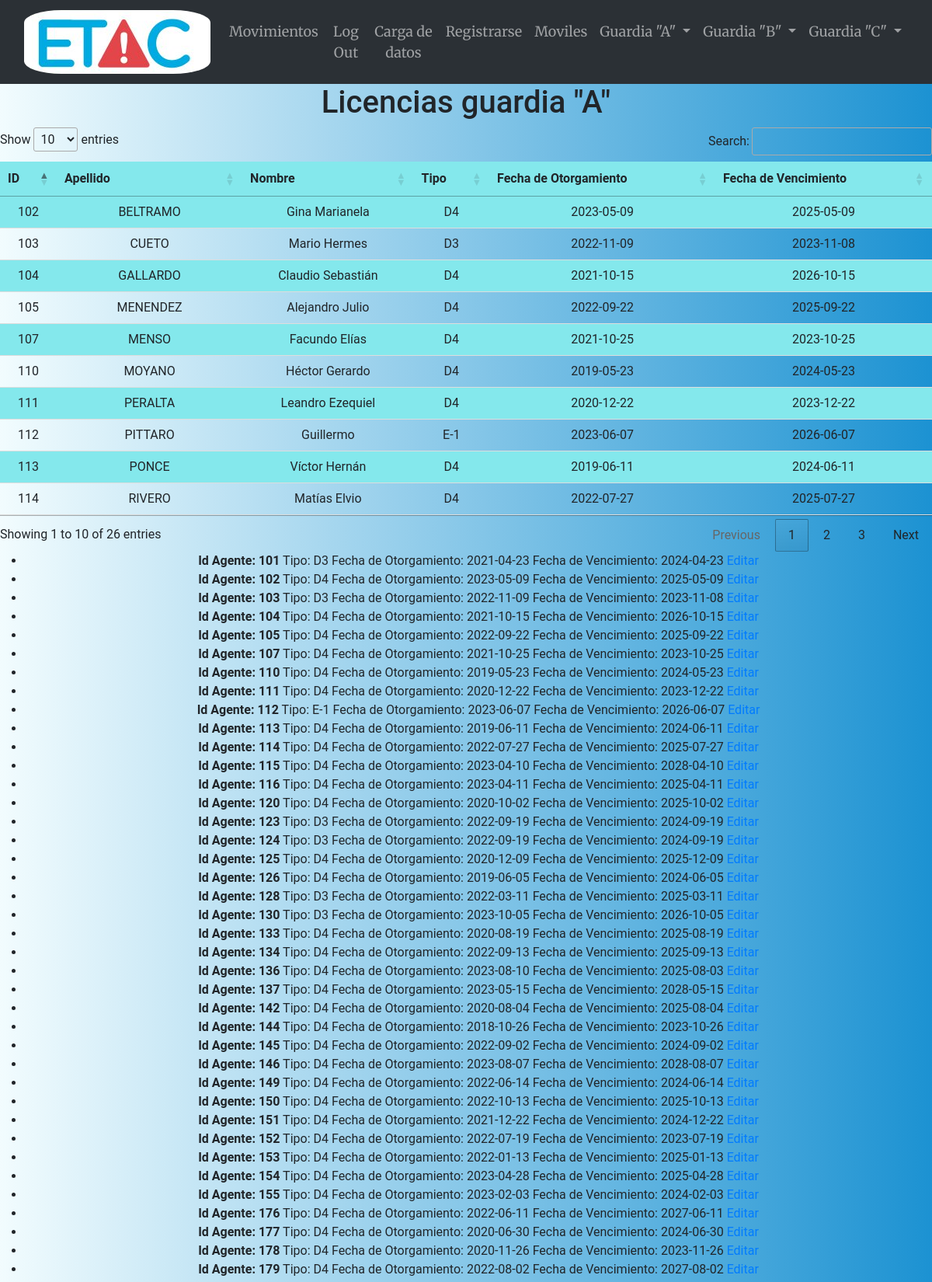
Page /licencias_A (signed in, upper part) on the committed database.
### main.py (models this page shows)
    class CarnetConducir(db.Model):
        __tablename__ = 'CarnetConducir'  # Agrega esta línea para especificar el nombre de la tabla en la base de datos
        id_agente = db.Column(db.Integer, primary_key=True, unique=True)
        Tipo = db.Column(db.String(100))
        fecha_otorg = db.Column(db.Date)
        fecha_vencim = db.Column(db.Date)
        Observacion = db.Column(db.String(1000))

### main.py (the view)
@app.route('/licencias_A', methods=["GET", "POST"])
@login_required
def licenciasA():
    agentesA = Agentes.query.filter(Agentes.guardia == 'A').order_by(Agentes.id_agente).all()
    licenciasA= CarnetConducir.query.order_by(CarnetConducir.id_agente).all()
    return render_template("licenciasa.html", lista_agentes=agentesA, Licencias=licenciasA)

### main.py (called while the page is built)
@login_manager.user_loader
def load_user(user_id):
    return User.query.get(int(user_id))

### templates/licenciasa.html (shortened to what this page needs)
{% extends "base.html" %}
{% block content %}
<h1>Licencias guardia "A"</h1>
{% if lista_agentes %}
    <table class="tabla_agentes" id="tablacarnet2" >
        <thead>
        <tr>
            <th>ID</th>
            <th>Apellido</th>
            <th>Nombre</th>
            <th>Tipo</th>
            <th>Fecha de Otorgamiento</th>
            <th>Fecha de Vencimiento</th>
        </tr>
        </thead>
        <tbody>
        {% for agente in lista_agentes %}
        {% for licencia in Licencias %}
        {% if licencia.id_agente == agente.id_agente %}
        <tr>
            <td>{{ agente.id_agente }}</td>
            <td>{{ agente.apellido }}</td>
            <td>{{ agente.nombre }}</td>
            <td>{{ licencia.Tipo }}</td>
            <td>{{ licencia.fecha_otorg }}</td>
            <td>{{ licencia.fecha_vencim }}</td>
        </tr>
        {% endif %}
        {% endfor %}
        {% endfor %}
        </tbody>
    </table>
{% else %}
<p>No hay agentes registrados.</p>
{% endif %}
<div>
    <ul>
    {% for licencia in Licencias %}
        <li>
            <strong>Id Agente: {{ licencia.id_agente }}</strong>
            Tipo: {{ licencia.Tipo }}
            Fecha de Otorgamiento: {{ licencia.fecha_otorg }}
            Fecha de Vencimiento: {{ licencia.fecha_vencim }}
            <a href="{{ url_for('editar_licencia', id_agente=licencia.id_agente) }}">Editar</a>
        </li>
    {% endfor %}
</ul>
</div>
{% endblock %}

### static/style.css (style rules this page uses)
body { background: #1c92d2; background: -webkit-linear-gradient(to right, #f2fcfe, #1c92d2); background: linear-gradient(to right, #f2fcfe, #1c92d2); text-align:center; font-family:"Roboto"; }
table { width: 100%; border-collapse: collapse; margin-bottom: 20px; }
th { background-color: #f2f2f2; text-align: left; padding: 10px; }
td { padding: 10px; border-bottom: 1px solid #ddd; }
tr:nth-child(odd) { background-color: #84E8EC; }
.tabla_agentes th { background-color: #84E8EC; text-align: left; padding: 10px; }
.tabla_agentes td { padding: 10px; border-bottom: 1px solid #ddd; }
.tabla_agentes tr:nth-child(odd) { background-color: #84E8EC; }

### rows in the picture
CarnetConducir: id_agente "102", apellido "BELTRAMO", nombre "Gina Marianela", Tipo "D4", fecha_otorg "2023-05-09", fecha_vencim "2025-05-09"
CarnetConducir: id_agente "103", apellido "CUETO", nombre "Mario Hermes", Tipo "D3", fecha_otorg "2022-11-09", fecha_vencim "2023-11-08"
CarnetConducir: id_agente "104", apellido "GALLARDO", nombre "Claudio Sebastián", Tipo "D4", fecha_otorg "2021-10-15", fecha_vencim "2026-10-15"
CarnetConducir: id_agente "105", apellido "MENENDEZ", nombre "Alejandro Julio", Tipo "D4", fecha_otorg "2022-09-22", fecha_vencim "2025-09-22"
CarnetConducir: id_agente "107", apellido "MENSO", nombre "Facundo Elías", Tipo "D4", fecha_otorg "2021-10-25", fecha_vencim "2023-10-25"
CarnetConducir: id_agente "110", apellido "MOYANO", nombre "Héctor Gerardo", Tipo "D4", fecha_otorg "2019-05-23", fecha_vencim "2024-05-23"
CarnetConducir: id_agente "111", apellido "PERALTA", nombre "Leandro Ezequiel", Tipo "D4", fecha_otorg "2020-12-22", fecha_vencim "2023-12-22"
CarnetConducir: id_agente "112", apellido "PITTARO", nombre "Guillermo", Tipo "E-1", fecha_otorg "2023-06-07", fecha_vencim "2026-06-07"
CarnetConducir: id_agente "113", apellido "PONCE", nombre "Víctor Hernán", Tipo "D4", fecha_otorg "2019-06-11", fecha_vencim "2024-06-11"
CarnetConducir: id_agente "114", apellido "RIVERO", nombre "Matías Elvio", Tipo "D4", fecha_otorg "2022-07-27", fecha_vencim "2025-07-27"
CarnetConducir: id_agente "101", Tipo "D3", fecha_otorg "2021-04-23", fecha_vencim "2024-04-23"
CarnetConducir: id_agente "115", Tipo "D4", fecha_otorg "2023-04-10", fecha_vencim "2028-04-10"
CarnetConducir: id_agente "116", Tipo "D4", fecha_otorg "2023-04-11", fecha_vencim "2025-04-11"
CarnetConducir: id_agente "120", Tipo "D4", fecha_otorg "2020-10-02", fecha_vencim "2025-10-02"
CarnetConducir: id_agente "123", Tipo "D3", fecha_otorg "2022-09-19", fecha_vencim "2024-09-19"
CarnetConducir: id_agente "124", Tipo "D3", fecha_otorg "2022-09-19", fecha_vencim "2024-09-19"
CarnetConducir: id_agente "125", Tipo "D4", fecha_otorg "2020-12-09", fecha_vencim "2025-12-09"
CarnetConducir: id_agente "126", Tipo "D4", fecha_otorg "2019-06-05", fecha_vencim "2024-06-05"
CarnetConducir: id_agente "128", Tipo "D3", fecha_otorg "2022-03-11", fecha_vencim "2025-03-11"
CarnetConducir: id_agente "130", Tipo "D3", fecha_otorg "2023-10-05", fecha_vencim "2026-10-05"
CarnetConducir: id_agente "133", Tipo "D4", fecha_otorg "2020-08-19", fecha_vencim "2025-08-19"
CarnetConducir: id_agente "134", Tipo "D4", fecha_otorg "2022-09-13", fecha_vencim "2025-09-13"
CarnetConducir: id_agente "136", Tipo "D4", fecha_otorg "2023-08-10", fecha_vencim "2025-08-03"
CarnetConducir: id_agente "137", Tipo "D4", fecha_otorg "2023-05-15", fecha_vencim "2028-05-15"
CarnetConducir: id_agente "142", Tipo "D4", fecha_otorg "2020-08-04", fecha_vencim "2025-08-04"
CarnetConducir: id_agente "144", Tipo "D4", fecha_otorg "2018-10-26", fecha_vencim "2023-10-26"
CarnetConducir: id_agente "145", Tipo "D4", fecha_otorg "2022-09-02", fecha_vencim "2024-09-02"
CarnetConducir: id_agente "146", Tipo "D4", fecha_otorg "2023-08-07", fecha_vencim "2028-08-07"
CarnetConducir: id_agente "149", Tipo "D4", fecha_otorg "2022-06-14", fecha_vencim "2024-06-14"
CarnetConducir: id_agente "150", Tipo "D4", fecha_otorg "2022-10-13", fecha_vencim "2025-10-13"
CarnetConducir: id_agente "151", Tipo "D4", fecha_otorg "2021-12-22", fecha_vencim "2024-12-22"
CarnetConducir: id_agente "152", Tipo "D4", fecha_otorg "2022-07-19", fecha_vencim "2023-07-19"
CarnetConducir: id_agente "153", Tipo "D4", fecha_otorg "2022-01-13", fecha_vencim "2025-01-13"
CarnetConducir: id_agente "154", Tipo "D4", fecha_otorg "2023-04-28", fecha_vencim "2025-04-28"
CarnetConducir: id_agente "155", Tipo "D4", fecha_otorg "2023-02-03", fecha_vencim "2024-02-03"
CarnetConducir: id_agente "176", Tipo "D4", fecha_otorg "2022-06-11", fecha_vencim "2027-06-11"
CarnetConducir: id_agente "177", Tipo "D4", fecha_otorg "2020-06-30", fecha_vencim "2024-06-30"
CarnetConducir: id_agente "178", Tipo "D4", fecha_otorg "2020-11-26", fecha_vencim "2023-11-26"
CarnetConducir: id_agente "179", Tipo "D4", fecha_otorg "2022-08-02", fecha_vencim "2027-08-02"
